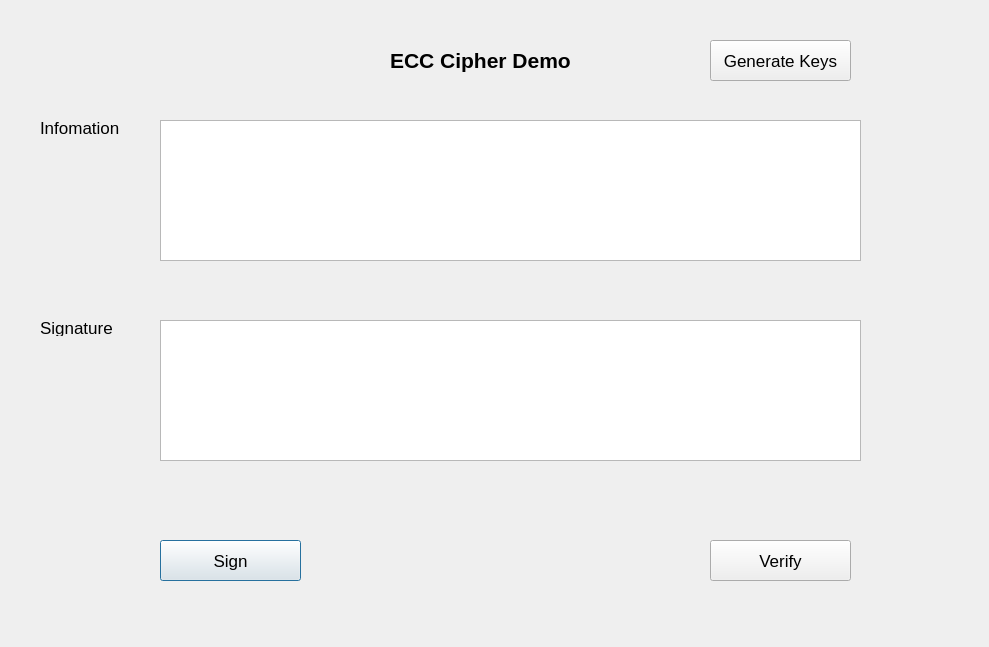
<?xml version="1.0" encoding="UTF-8"?>
<ui version="4.0">
 <class>MainWindow</class>
 <widget class="QDialog" name="MainWindow">
  <property name="geometry">
   <rect>
    <x>0</x>
    <y>0</y>
    <width>989</width>
    <height>647</height>
   </rect>
  </property>
  <property name="font">
   <font>
    <pointsize>13</pointsize>
   </font>
  </property>
  <property name="windowTitle">
   <string>Dialog</string>
  </property>
  <widget class="QLabel" name="label">
   <property name="geometry">
    <rect>
     <x>390</x>
     <y>40</y>
     <width>181</width>
     <height>41</height>
    </rect>
   </property>
   <property name="font">
    <font>
     <pointsize>16</pointsize>
     <weight>75</weight>
     <bold>true</bold>
    </font>
   </property>
   <property name="text">
    <string>ECC Cipher Demo</string>
   </property>
  </widget>
  <widget class="QLabel" name="label_2">
   <property name="geometry">
    <rect>
     <x>40</x>
     <y>120</y>
     <width>91</width>
     <height>16</height>
    </rect>
   </property>
   <property name="text">
    <string>Infomation</string>
   </property>
  </widget>
  <widget class="QLabel" name="label_3">
   <property name="geometry">
    <rect>
     <x>40</x>
     <y>320</y>
     <width>81</width>
     <height>16</height>
    </rect>
   </property>
   <property name="text">
    <string>Signature</string>
   </property>
  </widget>
  <widget class="QTextEdit" name="txt_info">
   <property name="geometry">
    <rect>
     <x>160</x>
     <y>120</y>
     <width>701</width>
     <height>141</height>
    </rect>
   </property>
  </widget>
  <widget class="QTextEdit" name="txt_sign">
   <property name="geometry">
    <rect>
     <x>160</x>
     <y>320</y>
     <width>701</width>
     <height>141</height>
    </rect>
   </property>
  </widget>
  <widget class="QPushButton" name="btn_sign">
   <property name="geometry">
    <rect>
     <x>160</x>
     <y>540</y>
     <width>141</width>
     <height>41</height>
    </rect>
   </property>
   <property name="text">
    <string>Sign</string>
   </property>
  </widget>
  <widget class="QPushButton" name="btn_verify">
   <property name="geometry">
    <rect>
     <x>710</x>
     <y>540</y>
     <width>141</width>
     <height>41</height>
    </rect>
   </property>
   <property name="text">
    <string>Verify</string>
   </property>
  </widget>
  <widget class="QPushButton" name="btn_gen_keys">
   <property name="geometry">
    <rect>
     <x>710</x>
     <y>40</y>
     <width>141</width>
     <height>41</height>
    </rect>
   </property>
   <property name="text">
    <string>Generate Keys</string>
   </property>
  </widget>
 </widget>
 <resources/>
 <connections/>
</ui>
